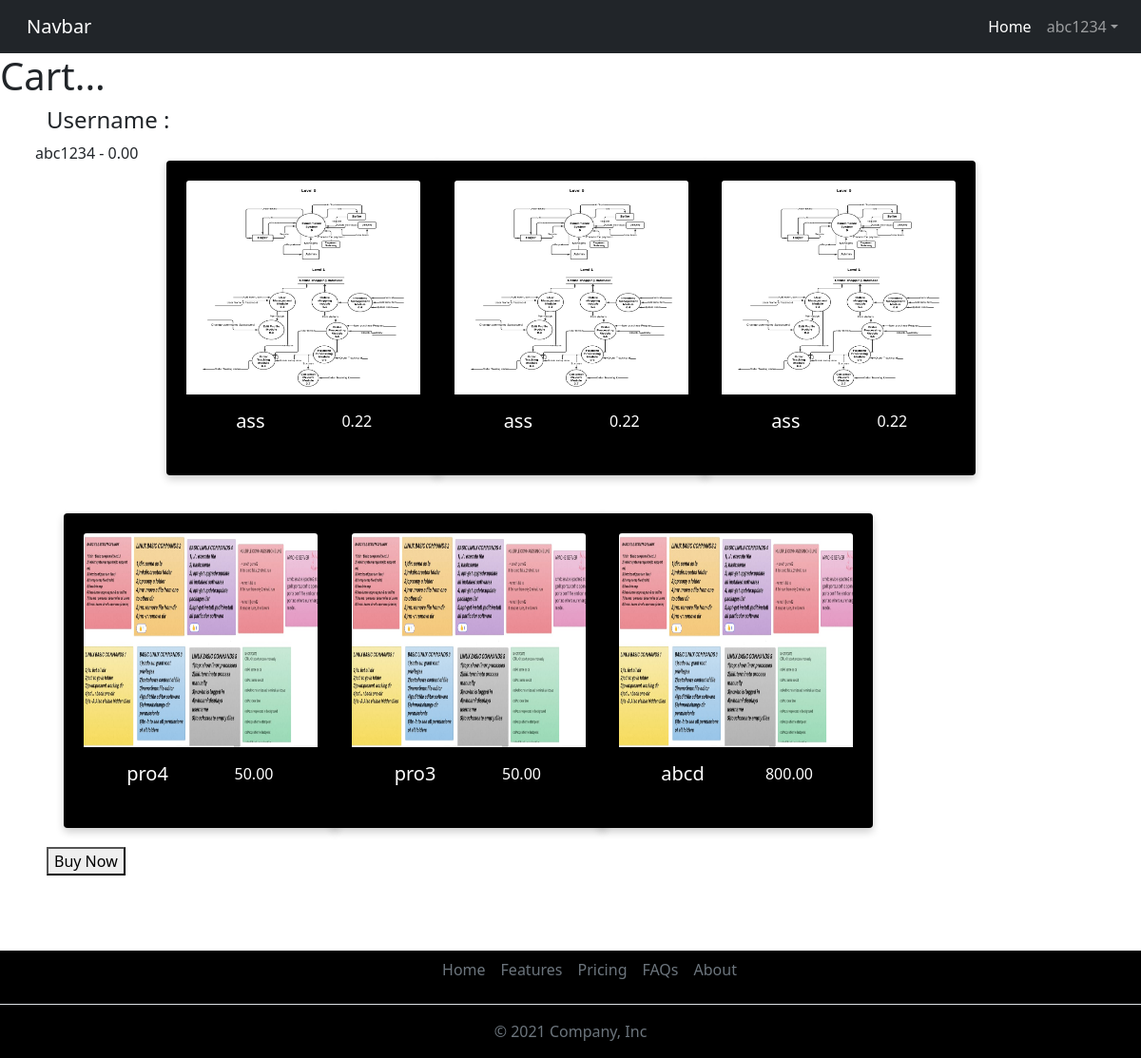
The app's page /cart (signed in) with its own data.
### Ecommerce/models.py (models this page shows, shortened)
class Cart(models.Model):
    user = models.OneToOneField(User, on_delete=models.CASCADE, related_name='cart')
    items = models.ManyToManyField(Product, through='CartItem')
    total_price = models.DecimalField(max_digits=10, decimal_places=2, default=0.0)
    is_checked_out = models.BooleanField(default=False)

class Product(models.Model):
    name = models.CharField(max_length=255)
    description = models.CharField(max_length=500)
    price = models.DecimalField(max_digits=10, decimal_places=2)
    seller = models.ForeignKey(User, on_delete=models.CASCADE, related_name='products')
    image = models.ImageField(upload_to='product_images/')
    discount = models.PositiveIntegerField(validators=[validators.MaxValueValidator(100)])
    quantity = models.PositiveIntegerField(default=0)
    category = models.ForeignKey('Category', on_delete=models.SET_NULL, null=True, blank=True)
    brand = models.CharField(max_length=255, null=True, blank=True)
    rating = models.FloatField(default=0.0)
    created_at = models.DateTimeField(auto_now_add=True)

### Ecommerce/views.py (the view)
# urls.py: path('cart',views.cart,name="cart"),
@login_required
def cart(request):
    try:
        user_cart = Cart.objects.get(user=request.user)
    except Cart.DoesNotExist:
        user_cart = Cart.objects.create(user=request.user)
    return render(request, 'Cart/cart.html', {'cart': user_cart})

### Ecommerce/Templates/Cart/cart.html (shortened to what this page needs)
{% include 'helper/header.html' %}
<h1> Cart...</h1>
<div class="container">
    <div class="row">
        <h4> Username : </h4> {{ cart.user }} - {{ cart.total_price }}
        {% for cart_item in cart.items.all %}
        <div class="column">
            <div class="card" style="width: 18rem;">
                <img class="card-img-top" src="../../{{ cart_item.image }}">
                <div class="card-body">
                    <div class="row">
                        <div class="col-6">
                            <h5 class="card-title">{{ cart_item.name }}</h5>
                        </div>
                        <div class="col-6 text-right">
                            <p class="card-text">{{ cart_item.price }}</p>
                        </div>
                    </div>
                </div>
            </div>
        </div>
        {% endfor %}
        <form id="buyNowFormcart" action="{% url  'buy_now_from_cart' %}" method="post">
            <button>Buy Now</button>
        </form>
    </div>
</div>
{% include 'helper/footer.html' %}

### Ecommerce/Templates/helper/header.html (shortened to what this page needs)
<!DOCTYPE html>
<html lang="en">
<head>
    {% load static %}
    <link rel="stylesheet" href="https://cdn.jsdelivr.net/npm/bootstrap@5.0.2/dist/css/bootstrap.rtl.min.css"
>
    <link rel="stylesheet" href="{% static 'main.css' %}">
</head>
<body>
    <nav class="navbar navbar-expand-lg navbar-dark bg-dark">
        <div class="container-fluid">
            <a class="navbar-brand" href="#">Navbar</a>
            <div class="collapse navbar-collapse" id="navbarSupportedContent">
                <ul class="navbar-nav me-auto mb-2 mb-lg-0">
                    <li class="nav-item">
                        <a class="nav-link active" aria-current="page" href="{% url 'index' %}">Home</a>
                    </li>
                    {% if user.is_authenticated %}
                    <li class="nav-item dropdown">
                        <a class="nav-link dropdown-toggle" href="#" id="navbarDropdown" role="button"
                            data-bs-toggle="dropdown" aria-expanded="false">
                            {{ user.username }}
                        </a>
                    </li>
                    {% endif %}
                </ul>
            </div>
        </div>
    </nav>

### Ecommerce/Templates/Cart/cart.html (style rules this page uses)
img { height: 225px; width: 70px; }
.column { float: left; width: 25%; padding: 0 10px; }
.row { margin: 0 -5px; }
.row:after { content: ""; display: table; clear: both; }
.card { box-shadow: 0 4px 8px 0 rgba(0, 0, 0, 0.2); padding: 20px; text-align: center; margin: 20PX; color: white; background: black; }

### records on screen
Cart: user "abc1234", total_price "0.00"
Product: image (picture), name "ass", price "0.22"
Product: image (picture), name "ass", price "0.22"
Product: image (picture), name "ass", price "0.22"
Product: image (picture), name "pro4", price "50.00"
Product: image (picture), name "pro3", price "50.00"
Product: image (picture), name "abcd", price "800.00"

### other values on screen
{{ user.username }} "abc1234"
